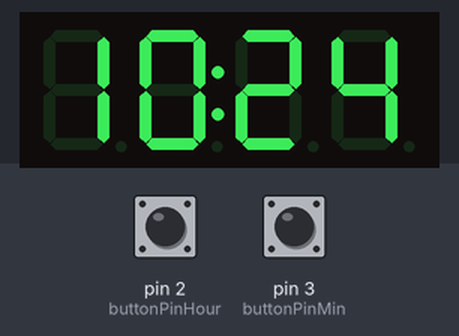
A sketch run on a simulated Arduino Uno, built with avr-gcc and run on an emulated ATmega328P. Shown: 4-digit seven-segment display. The inputs (shaded band) are chosen by the test bench; at power-on: pin 2 (buttonPinHour) HIGH, pin 3 (buttonPinMin) HIGH. The local clock reads 2024-03-15 10:24:30 at power-on unless the sketch sets it.

Above: at 2.2 s.
2.3 s: pin 2 (buttonPinHour) pulled LOW for 1.3 s
At 3.4 s:
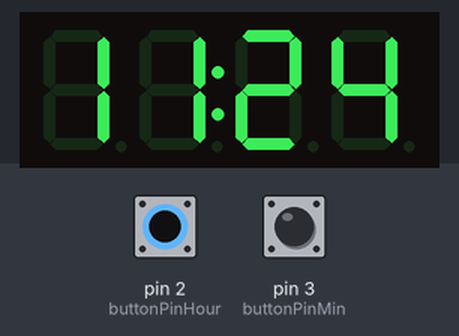
5.1 s: pin 3 (buttonPinMin) pulled LOW for 1.3 s
At 6.4 s:
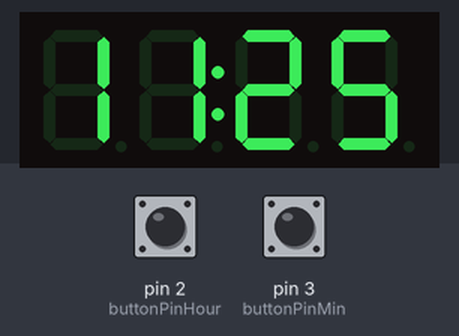
7.9 s: pin 2 (buttonPinHour) pulled LOW for 1.3 s
At 8.4 s:
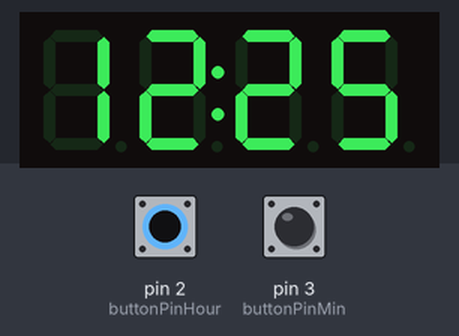
10.7 s: pin 3 (buttonPinMin) pulled LOW for 1.3 s
At 11.4 s:
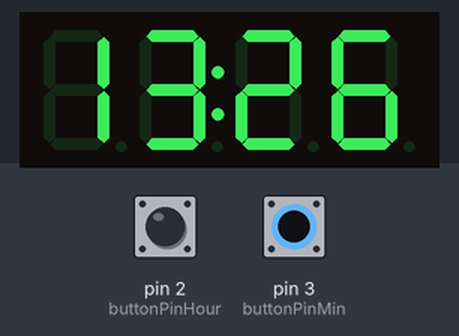
Timing chart, 0 to 13.7 s (numbered marks = the images above; inputs shaded):
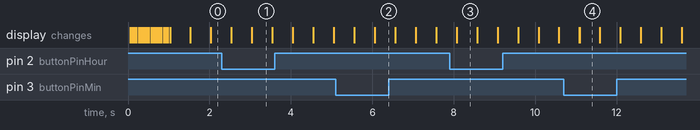

The sketch:

CLOCK_1TM1307bis.ino
```cpp
#include "SevenSegmentTM1637.h"
#include "SevenSegmentExtended.h"
#include "RTClib.h"
#define showTime 1000 // Delay affichage Heure -> millis

//// Afficheur TM1637
const byte PIN_CLK_Screen = A1;   // CLK pin
const byte PIN_DIO_Screen = 8; // DIO pin
SevenSegmentExtended TM1637(PIN_CLK_Screen, PIN_DIO_Screen);
RTC_DS3231 rtc;
int backlight = 40; // Luminosité TM1637

///// bouttons
int buttonPinHour=2; // Heure +
int buttonPinMin=3; // Min +

//// variables année mois date heure
int yearupg;
int monthupg;
int dayupg;
int hourupg;
int minupg;
int secupg;

void setup() {

  pinMode(PIN_CLK_Screen, OUTPUT);
  pinMode(PIN_DIO_Screen, OUTPUT);

// buttons
  pinMode(buttonPinHour,INPUT);
  digitalWrite(buttonPinHour,HIGH);
  pinMode(buttonPinMin,INPUT);
  digitalWrite(buttonPinMin,HIGH);

// initialisation du port série @9600 bauds
  Serial.begin(9600);
  TM1637.begin();
  TM1637.setBacklight(backlight);
  TM1637.clear();

// initialisation du module RTC
  if (! rtc.begin()) {
    Serial.println("Couldn't find RTC");
    while (1);
  }
  if (rtc.lostPower()) {
    Serial.println("RTC lost power, lets set the time!");

  }
  //rtc.adjust(DateTime(2023, 4, 02, 18, 03, 30)); // ajustement de la date et l'heure : 18:03:30 02/04/2023
}


void loop() {

// boucle millis 1 seconde affichage de l'écran
    static unsigned long lastShowTime = 0;
    if ((millis() - lastShowTime) >= showTime){
        lastShowTime - lastShowTime + showTime;
        TM1637.printTime(hourupg, minupg, true);
    }

// variables upgrade
    DateTime now = rtc.now();
    yearupg=now.year();
    monthupg=now.month();
    dayupg=now.day();
    hourupg=now.hour();
    minupg=now.minute();
    secupg=now.second();

// bouton heure
    if(digitalRead(buttonPinHour)==0) {
          hourupg=hourupg+1;
          if(hourupg>=24){
            hourupg=00;
          }
          rtc.adjust(DateTime(yearupg, monthupg, dayupg, hourupg, minupg, secupg));
    }

// bouton minute
     if(digitalRead(buttonPinMin)==0) {
         minupg=minupg+1;
         secupg=00;
         if(minupg>59){
            minupg=00;
         }
         rtc.adjust(DateTime(yearupg, monthupg, dayupg, hourupg, minupg, secupg));
    }

}
```

Measured:
- after the input at 2.3 s, the display: first differs from a run without the input after 0.74 s (image 1)
- after the input at 5.1 s, the display: first differs from a run without the input after 0.96 s (image 2)
- after the input at 7.9 s, the display: first differs from a run without the input after 0.17 s (image 3)
- after the input at 10.7 s, the display: first differs from a run without the input after 0.39 s (image 4)
